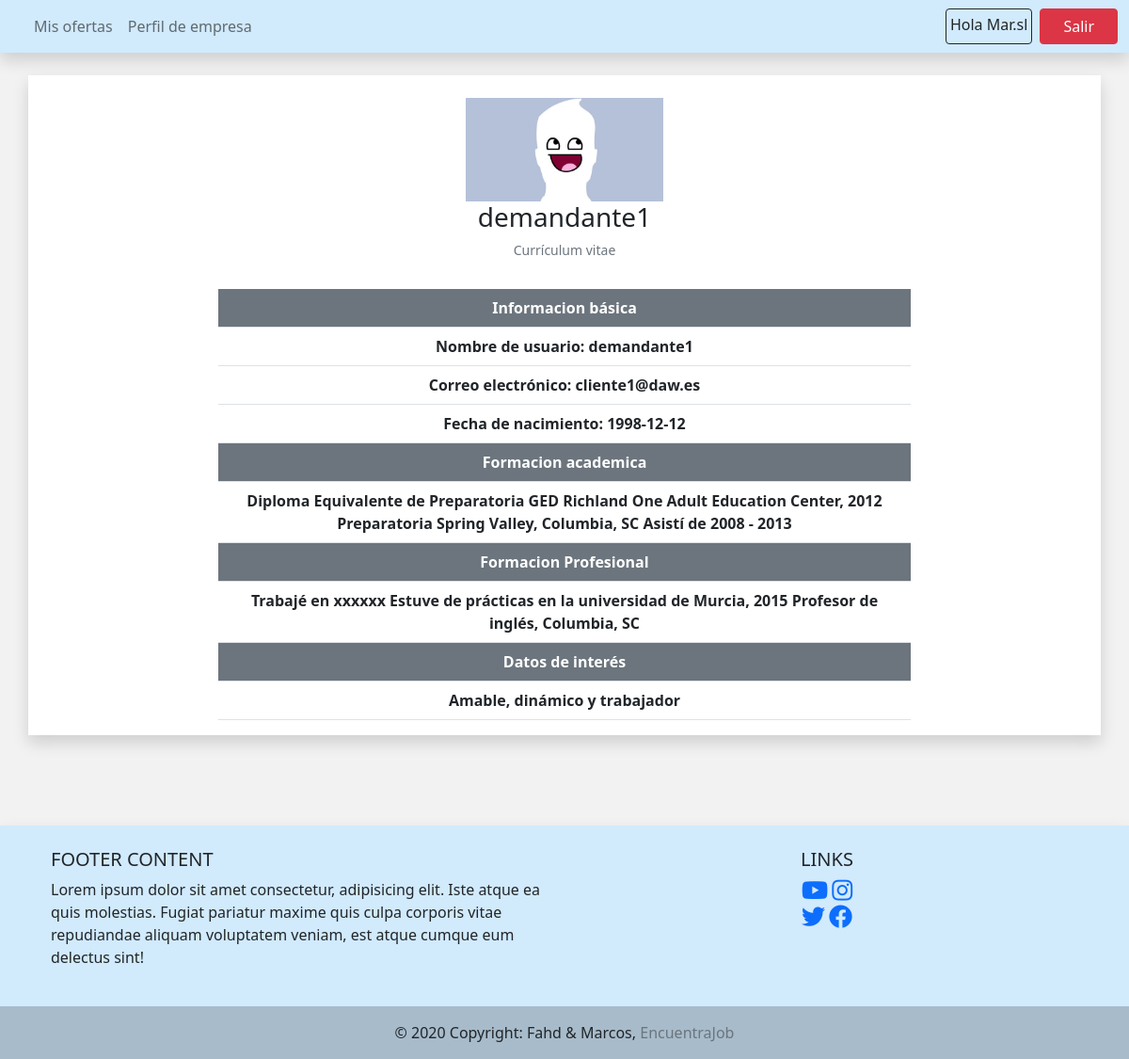
The app's page /ver_perfil_candidato.php?id_user=2 (signed in) with its own data.
### tables this page shows
CREATE TABLE `demandante` (
  `id_demandante` varchar(11) NOT NULL,
  `id_usuario` int(11) NOT NULL,
  `nombre` varchar(19) NOT NULL,
  `dni` varchar(10) NOT NULL,
  `email` varchar(20) NOT NULL,
  `fecha_nac` varchar(12) NOT NULL,
  `formacion_academica` varchar(500) NOT NULL,
  `formacion_profesional` varchar(500) NOT NULL,
  `datos_de_interes` varchar(500) NOT NULL,
  `avatar` varchar(30) NOT NULL
);

### ver_perfil_candidato.php (the view, shortened to what this page needs)
<?php
$conn = conexion();
if(isset($_GET['id_user'])){
$id_usuario = $_GET['id_user'];
$sql_curriculum = "select * from demandante where id_usuario=$id_usuario";
if($rs_curriculum = $conn->query($sql_curriculum)){
  $rs_curriculum = $rs_curriculum->fetch_assoc();
} else {
    die("Error en obtener los datos necesarios");
  }
} else {
  header('Location:candidatos_empresa.php');
}
?>
<!doctype html>
<html lang="es">
  <head>
    <link href="css/bootstrap.min.css" rel="stylesheet" >
    <link href="fontawesome/css/all.min.css" rel="stylesheet" />
  </head>
  <body style="background-color: #f2f2f2;">
  <nav class="navbar navbar-expand-lg navbar-light shadow" style="background-color: #D1EAFC;">
    <div class="container-fluid">
  <div class="collapse navbar-collapse" id="navbarNav">
        <ul class="navbar-nav">
          <li class="nav-item">
            <a class="nav-link" href="#"></a>
          </li>
          <li class="nav-item">
            <a class="nav-link " href="vista_empresa.php">Mis ofertas</a>
          </li>
          <li class="nav-item">
            <a class="nav-link" href="ver_perfil_empresa.php">Perfil de empresa</a>
          </li>
        </ul>
      </div>
  <ul class="navbar-nav ">
    <li class="nav-item me-2 p-1 border border-dark rounded">
    Hola&nbsp;<?=ucwords($_SESSION['nombre']) ;?>
    </li>
    <li class="nav-item">
      <a href="index.html" class="btn btn-danger px-4">Salir</a>
    </li>
  </ul>
      </div>
  </nav>
  <div class="container text-center bg-white shadow mt-4">
      <br>
        <img src="img/perfil_img/<?=$rs_curriculum['avatar'];?>" alt="Avatar" width="auto" height="110">
    <section class="row">
      <h3><?=$rs_curriculum['nombre'] ;?></h3><br>
    <article class="col-sm-9 col-md-9 col-lg-8 mx-auto">
      <h6><small class="text-muted align-bottom">Currículum vitae</small></h6><br>
          <table class="table">
            <tr><th class="bg-secondary text-white">Informacion básica</th></tr>
            <tr><th>Nombre de usuario: <?=$rs_curriculum['nombre'] ;?></th></tr>
            <tr><th>Correo electrónico: <?=$rs_curriculum['email'] ;?></th></tr>
            <tr><th>Fecha de nacimiento: <?=$rs_curriculum['fecha_nac'] ;?></th></tr>
            <tr><th class="bg-secondary text-white">Formacion academica</th></tr>
            <tr><th><?= $rs_curriculum['formacion_academica']; ?></th></tr>
            <tr><th class="bg-secondary text-white">Formacion Profesional</th></tr>
            <tr><th><?= $rs_curriculum['formacion_profesional'];?></th></tr>
            <tr><th class="bg-secondary text-white">Datos de interés</th></tr>
            <tr><th><?= $rs_curriculum['datos_de_interes'];?></th></tr>
          </table>
        </article>
      </section>
  </div>
      <br><br><br><br>
  <footer class="text-center text-lg-start shadow" style="background-color: #D1EAFC;">
  <div class="container p-4">
    <div class="row">
      <div class="col-lg-6 col-md-12 mb-4 mb-md-0">
        <h5 class="text-uppercase">Footer Content</h5>
        <p>
          Lorem ipsum dolor sit amet consectetur, adipisicing elit. Iste atque ea quis
          molestias. Fugiat pariatur maxime quis culpa corporis vitae repudiandae aliquam
          voluptatem veniam, est atque cumque eum delectus sint!
        </p>
      </div>
      <div class="col-lg-6 col-md-12 mb-4 mb-md-0">
        <h5 class="text-uppercase text-center">Links</h5>
        <ul class="list-unstyled mb-0 text-center">
          <li>
            <a href="https://www.youtube.com/watch?v=FwhKhecN-1E" ><i class="fab fa-youtube" style="font-size:25px;" ></i></a>
            <a href="https://www.instagram.com/usal" ><i class="fab fa-instagram" style="font-size:25px;" ></i></a>
          </li>
          <li>
            <a href="https://www.twitter.com/usal"><i class="fab fa-twitter" style="font-size:25px;" ></i></a>
            <a href="https://www.facebook.com/" ><i class="fab fa-facebook" style="font-size:25px;" ></i></a>
          </li>
        </ul>
      </div>
    </div>
  </div>
  <div class="text-center p-3" style="background-color: rgba(0, 0, 0, 0.2)">
    © 2020 Copyright: Fahd & Marcos,
    <a class="text-muted" style="text-decoration:none">EncuentraJob</a>
  </div>
</footer>
  </body>
</html>

### records on screen
demandante: avatar (picture), nombre "demandante1", email "cliente1@daw.es", fecha_nac "1998-12-12", formacion_academica "Diploma Equivalente de Preparatoria GED Richland One Adult Education Center, 2012 Preparatoria Spring Valley, Columbia, SC Asistí de 2008 - 2013", formacion_profesional "Trabajé en xxxxxx Estuve de prácticas en la universidad de Murcia, 2015 Profesor de inglés, Columbia, SC", datos_de_interes "Amable, dinámico y trabajador"

### other values on screen
$_SESSION['nombre'] "Mar.sl"
